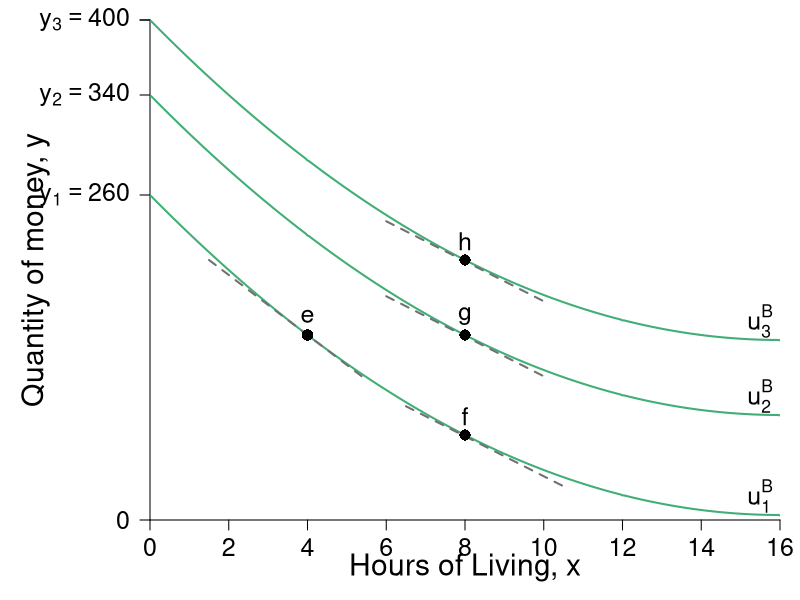

The R script that drew this image:
require(shape)
pdf(file = "property/qql_y_indiff_new.pdf", width = 9, height = 7)

#Set parameters for graphics
namesize <- 1.3
pointsize <- 1.8
axislabelsize <- 1.8
labelsize <- 1.5
namesize <- 1.8
annotatesize <- 1.5
graphlinewidth <- 2
segmentlinewidth <- 1.5


COL <- c("#7fc97f", "#beaed4", "#fdc086", "#ffff99", "#386cb0", "#f0027f", "#bf5b17", "#666666")
COLA <- c("#99d8c9","#66c2a4","#41ae76", "#238b45", "#005824")
COLB <- c("#4eb3d3", "#2b8cbe", "#0868ac","#084081")
Grays <- gray.colors(25, start = 1, end = 0)

#Edited the margins to cater for the larger LHS labels
par(mar =  c(4, 7.5, 1, 1))

mrsA <- function(x, rmax = 32, xmax = 16) {
  rmax - (rmax/xmax)*x
}

uA <- function(x, y, rmax = 32, xmax = 16) {
  (y) + rmax*(x) - (1/2)*(rmax/xmax)*(x)^2
}

indiffA <- function(x, uA = 256, rmax = 32, xmax = 16) {
  uA - rmax*(x) + (1/2)*(rmax/xmax)*(x)^2
}

bcA <- function(x, w = 20, p = 2) {
  w - p*x
}


xlims <- c(0, 16)
ylims <- c(0, 400)

npts <- 501 
x <- seq(xlims[1], xlims[2], length.out = npts)
y <- seq(ylims[1], ylims[2], length.out = npts) 
a <- c(260, 340, 400)

plot(0, 0, xlim = xlims, ylim = ylims, type = "n",
     xlab = expression(paste("")),
     ylab = expression(paste("")), 
     xaxt = "n", 
     yaxt = "n", 
     cex.lab = axislabelsize, 
     bty = "n",
     xaxs="i", 
     yaxs="i")

# ticksy <- seq(from = 0, to = ylims[2], by = 2)
# ylabels <- seq(from = 0, to = ylims[2], by = 2)
# ticksx <- seq(from = 0, to = xlims[2], by = 2)
# xlabels <- seq(from = 0, to = xlims[2], by = 2)
ticksy <- c(0, a[1], a[2], a[3], ylims[2])
ylabels <- c(0, expression(paste(y[1] == 260)), expression(paste(y[2] == 340)), expression(paste(y[3] == 400)), NA)
ticksx <- seq(0, xlims[2], 2)
xlabels <- seq(0, xlims[2], 2)

axis(1, at = ticksx, pos = 0, labels = xlabels, cex.axis = labelsize)
axis(2, at = ticksy, pos = 0, labels = ylabels, las = 1, cex.axis = labelsize)

npts <- 500 
xx1 <- seq(xlims[1], xlims[2], length.out = npts)

#lines(xx1, bcA(xx1, w = 12, p = 1), col = COLB[3], lwd = graphlinewidth)
#lines(xx1, indiffA1(xx1, uA = 20, rmax = 2.5, xmax = 10), col = COLB[4], lwd = graphlinewidth)

#mtext(expression(paste("Hours of Living, ", x)), side=1, line = 2.5, cex = axislabelsize)
text( 0.5*xlims[2],-38, expression(paste("Hours of Living, ", x)), xpd = TRUE, cex = axislabelsize) 
text(-2.9, 0.5*ylims[2], expression(paste("Quantity of money, ", y)), xpd = TRUE, cex = axislabelsize, srt = 90) 

#segments(4.11765, 6.17647, 5.88, 8.88, lty = 1, col = COL[2] , lwd = graphlinewidth)
#text(7.3, 3, expression("Pareto Efficient"))
#text(7.3, 2.5, expression("Curve"))
#Arrows(7.3, 3.5, 7.3, 6.1, col = "black", lty = 1, lwd = 2, arr.type = "triangle", arr.lwd = 0.5)

#Label the iso-welfare functions for the HG, Aisha
text(15.5, indiffA(x = 15.5, uA = a[1]) + 15, expression(u[1]^B), cex = annotatesize)
text(15.5, indiffA(x = 15.5, uA = a[2]) + 15, expression(u[2]^B), cex = annotatesize) 
text(15.5, indiffA(x = 15.5, uA = a[3]) + 15, expression(u[3]^B), cex = annotatesize)
#text(6.6, 8.3, expression(u[4]^A))

#Label mrs function
#text(10, 8, expression(paste(mrs(x,y) == r[max] - frac(r[max], x[max])*x)))
#Arrows(10, 7.5, 10, 5.6, col = "black", lty = 1, lwd = 2, arr.type = "triangle", arr.lwd = 0.5)

#Label satiation
#text(20, 4, expression(paste(x[max] == "Point")))
#text(20, 3, expression(paste("of Satiation")))
#Arrows(20, 2.5, 20, 0.5, col = "black", lty = 1, lwd = 2, arr.type = "triangle", arr.lwd = 0.5)

#Label highest willingness to pay
# text(5, 10.5, expression(paste(r[max] == "Maximum")))
# text(5, 9.5, expression(paste("Willingness to Pay")))
# Arrows(3, 10, 0.5, 10, col = "black", lty = 1, lwd = 2, arr.type = "triangle", arr.lwd = 0.5)


contour(x, y, 
        outer(x, y, uA),
        drawlabels = FALSE,
        col = COLA[3],
        #cex.lab = axislabelsize,
        lwd = graphlinewidth,
        levels = a, 
        xaxs="i", 
        yaxs="i", 
        add = TRUE)

#segments(0, 6, 6, 6, lty = 2, col = "gray" , lwd = segmentlinewidth)
#segments(6, 0, 6, 6, lty = 2, col = "gray" , lwd = segmentlinewidth)


slopeline <- function(x, yint, slope = 1.5){
  yint - slope*x
}

# #segment at 2 hours of work
# segments(2, 0, 2, ylims[2], lty = 2, col = grays[20] , lwd = segmentlinewidth)
# #segment at 10 hours of work


# segments(8, 0, 8, indiffA(x = secondpointsx[2], uA = a[2]), lty = 2, col = grays[20] , lwd = segmentlinewidth)
# segments(0, indiffA(x = secondpointsx[2], uA = a[2]), 8, indiffA(x = secondpointsx[2], uA = a[2]), lty = 2, col = grays[20] , lwd = segmentlinewidth)


# slopex1 <- seq(0.5,3.5,length.out = 200)
# lines(slopex1, slopeline(slopex1, yint = a[1] - 5, slope = mrsA(x = 2)), col = Grays[21], lty = 2, lwd = graphlinewidth)
# lines(slopex1, slopeline(slopex1, yint = a[2] - 5, slope = mrsA(x = 2)), col = Grays[21], lty = 2, lwd = graphlinewidth)
# lines(slopex1, slopeline(slopex1, yint = a[3] - 5, slope = mrsA(x = 2)), col = Grays[21], lty = 2, lwd = graphlinewidth)

slopex1 <- seq(6.5,10.5,length.out = 200)
lines(slopex1, slopeline(slopex1, yint = a[1] - 65, slope = mrsA(x = 8)), col = Grays[21], lty = 2, lwd = graphlinewidth)

slopex2 <- seq(6,10,length.out = 200)
lines(slopex2, slopeline(slopex2, yint = a[2] - 65, slope = mrsA(x = 8)), col = Grays[21], lty = 2, lwd = graphlinewidth)
lines(slopex2, slopeline(slopex2, yint = a[3] - 65, slope = mrsA(x = 8)), col = Grays[21], lty = 2, lwd = graphlinewidth)

slopex3 <- seq(1.5,5.5,length.out = 200)
lines(slopex3, slopeline(slopex3, yint = a[1] - 16, slope = mrsA(x = 4)), col = Grays[21], lty = 2, lwd = graphlinewidth)

# firstpointsx <- c(2, 2, 2)
# firstpointsy <- c(indiffA(x = firstpointsx[1], uA = a[1]), indiffA(x = firstpointsx[2], uA = a[2]), indiffA(x = firstpointsx[3], uA = a[3]))
# points(firstpointsx, firstpointsy, pch = 16, col = "black", cex = 1.5)

secondpointsx <- c(8, 8, 8)
secondpointsy <- c(indiffA(x = secondpointsx[1], uA = a[1]), indiffA(x = secondpointsx[2], uA = a[2]), indiffA(x = secondpointsx[3], uA = a[3]))
points(secondpointsx, secondpointsy, pch = 16, col = "black", cex = 1.5)
text(secondpointsx, secondpointsy + 15, c("f", "g", "h"), xpd = TRUE, cex = annotatesize) 


#Point at same height, but different x as 8
points(4, indiffA(x = secondpointsx[2], uA = a[2]), pch = 16, col = "black", cex = 1.5)
text(4, indiffA(x = secondpointsx[2], uA = a[2]) + 15, expression(e), xpd = TRUE, cex = annotatesize) 


dev.off()
